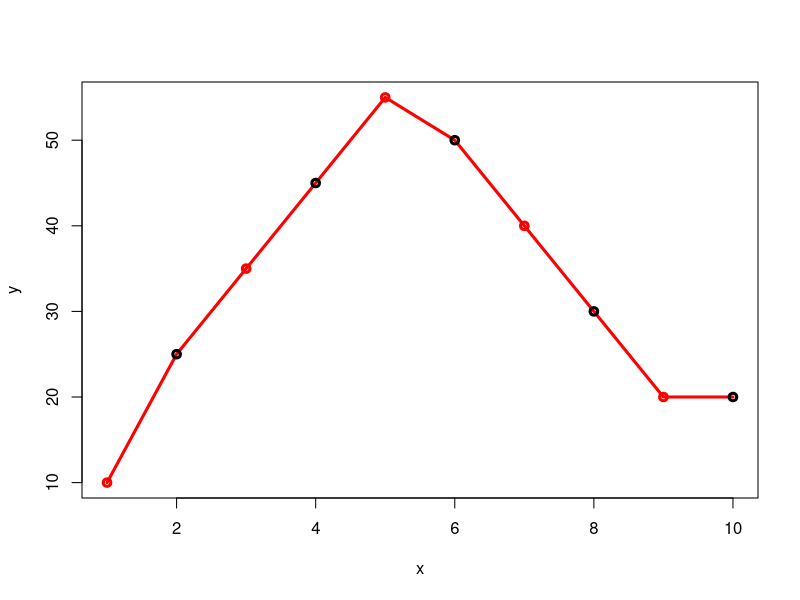

The R script that drew this image:
x <- c(1 , 2 , 3 , 4 , 5 , 6 , 7 , 8 , 9 , 10)
y <- c(10 , 25 , 35 , 45 , 55 , 50 , 40 , 30 , 20 , 20)

plot(x, y , col = c("Red" , "Black") , type = "o" , lwd = 3 , pch = 1)

# Col = color argument
# Type = Type of plot
# Lwd = line width
# pch = marker style
